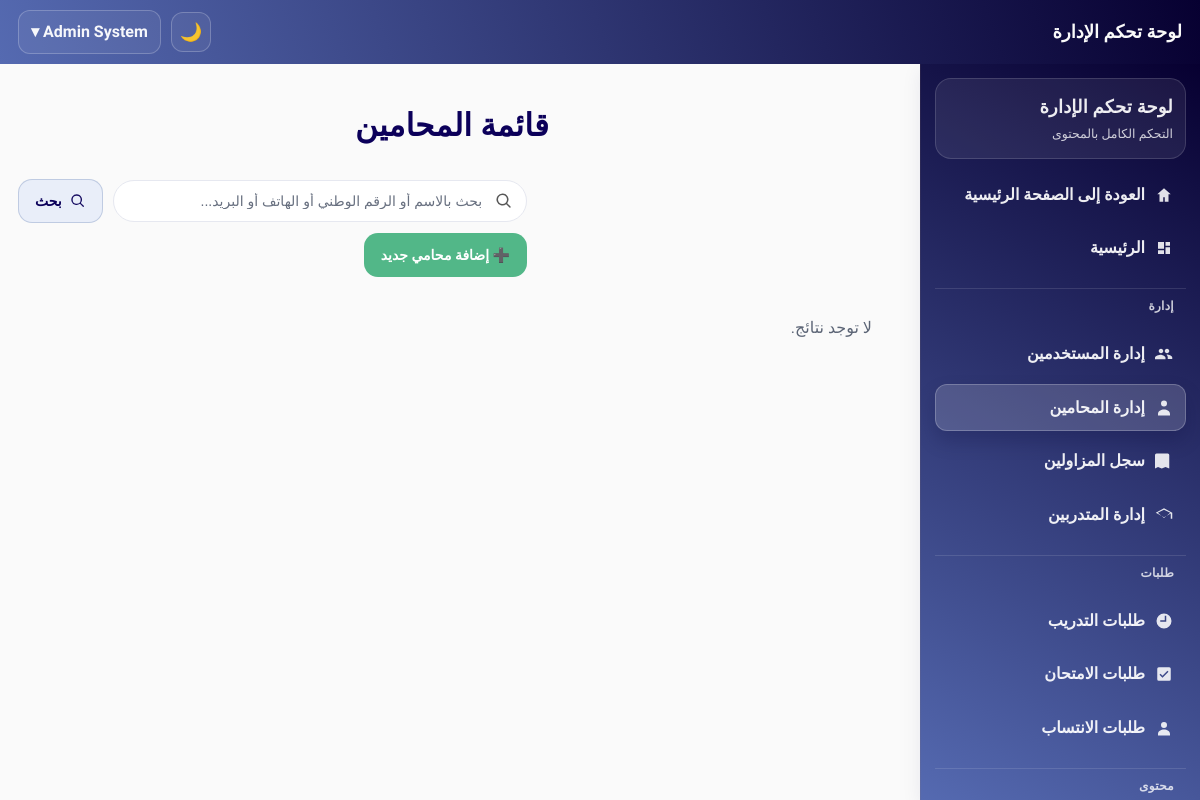
/admin/lawyers/lawyers.php (signed in), run on an earlier commit of the app's database.
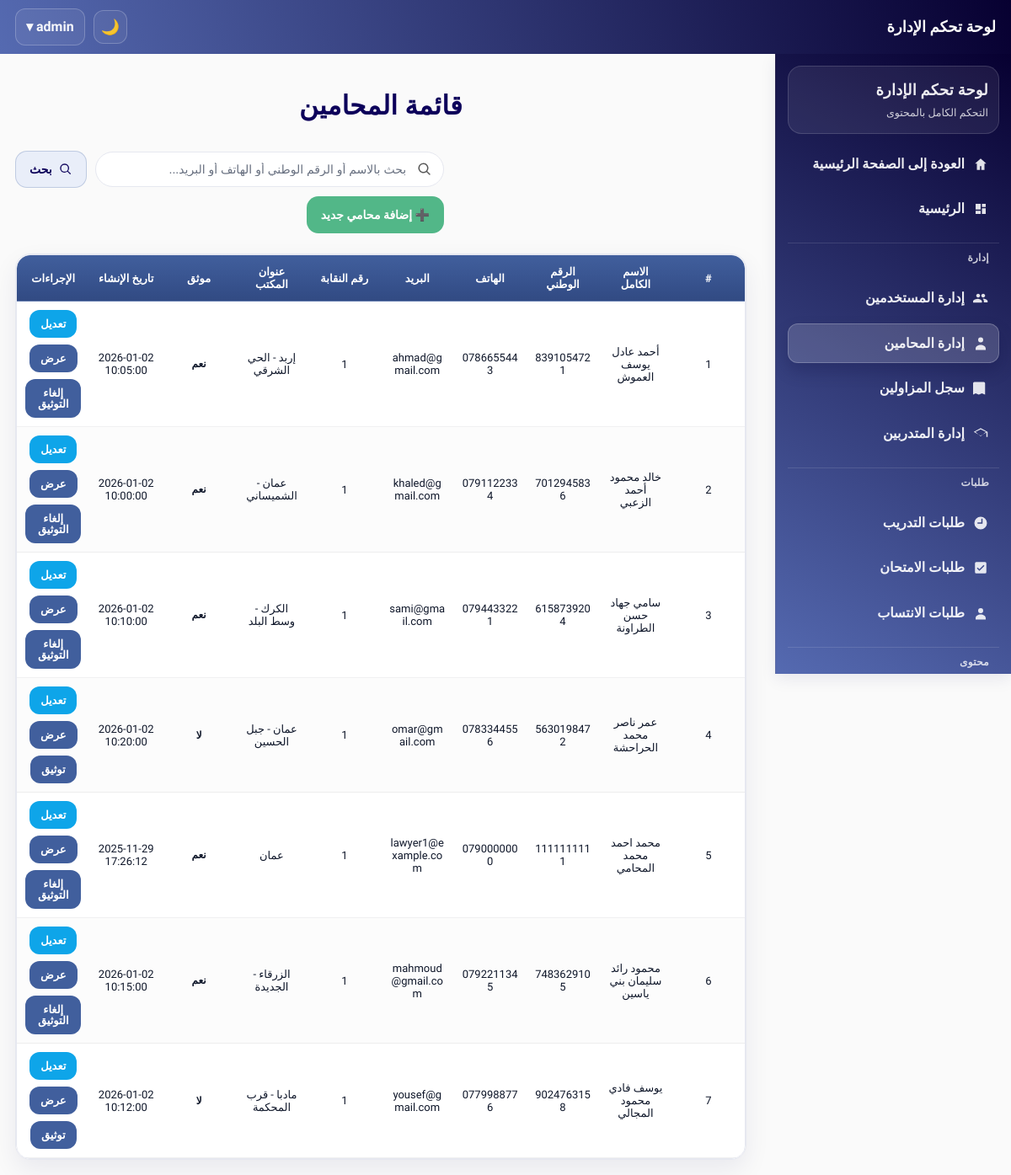
And on a later commit of the database.
### tables this page shows
CREATE TABLE `lawyers` (
  `lawyer_id` int(11) NOT NULL,
  `user_id` int(11) NOT NULL,
  `syndicate_id` int(11) DEFAULT NULL,
  `office_address` varchar(255) DEFAULT NULL,
  `password` varchar(255) NOT NULL,
  `verified` tinyint(1) NOT NULL DEFAULT 0,
  `created_at` datetime NOT NULL DEFAULT current_timestamp(),
  `updated_at` datetime NOT NULL DEFAULT current_timestamp() ON UPDATE current_timestamp(),
  `full_name` varchar(200) DEFAULT NULL,
  `first_name` varchar(100) DEFAULT NULL,
  `father_name` varchar(100) DEFAULT NULL,
  `grandfather_name` varchar(100) DEFAULT NULL,
  `family_name` varchar(100) DEFAULT NULL,
  `national_id` varchar(30) DEFAULT NULL,
  `phone` varchar(30) DEFAULT NULL,
  `email` varchar(150) DEFAULT NULL,
  `home_address` varchar(255) DEFAULT NULL,
  `identity_front` varchar(255) DEFAULT NULL,
  `identity_back` varchar(255) DEFAULT NULL,
  `no_conviction_doc` varchar(255) DEFAULT NULL,
  `good_conduct_doc` varchar(255) DEFAULT NULL,
  `social_security` enum('نعم','لا') DEFAULT 'لا',
  `highschool_certificate` varchar(10) DEFAULT 'لا',
  `university_degree` varchar(10) DEFAULT 'لا',
  `social_security_number` varchar(100) DEFAULT NULL
);

CREATE TABLE `users` (
  `user_id` int(11) NOT NULL,
  `full_name` varchar(200) NOT NULL,
  `national_id` varchar(10) DEFAULT NULL,
  `phone` varchar(30) DEFAULT NULL,
  `email` varchar(150) DEFAULT NULL,
  `address` varchar(255) DEFAULT NULL,
  `password` varchar(255) NOT NULL,
  `role` enum('trainee','lawyer','admin','syndicate_admin','IT_Provider','IT_Trainee') NOT NULL DEFAULT 'trainee',
  `created_at` datetime NOT NULL DEFAULT current_timestamp(),
  `updated_at` datetime NOT NULL DEFAULT current_timestamp() ON UPDATE current_timestamp(),
  `profile_completed` tinyint(1) NOT NULL DEFAULT 0,
  `profile_completed_at` datetime DEFAULT NULL
);

### includes/theme_init.php (called while the page is built, shortened)
<?php
$theme = $_SESSION['site_theme'] ?? ($_COOKIE['site_theme'] ?? 'light');
$theme = ($theme === 'dark') ? 'dark' : 'light';
?>

### admin/lawyers/lawyers.php (the view, shortened to what this page needs)
<?php
require_once __DIR__ . '/../../includes/theme_init.php';
include("../includes/header.php");
$search = $_GET['search'] ?? "";
$query = "
    SELECT
        l.*,
        u.full_name,
        u.national_id,
        u.phone,
        u.email
    FROM lawyers l
    JOIN users u ON l.user_id = u.user_id
";
$query .= " ORDER BY u.full_name ASC";
$stmt = $pdo->prepare($query);
if ($search) {
    $stmt->execute([":s" => "%$search%"]);
} else {
    $stmt->execute();
}
$lawyers = $stmt->fetchAll(PDO::FETCH_ASSOC);
?>
<!DOCTYPE html>
<html lang="ar" dir="rtl">
<head>
<link rel="stylesheet" href="../../assets/css/admin.css"></head>
<body data-theme="<?= htmlspecialchars($theme) ?>">
<div class="admin-container">
<?php include("../includes/sidebar.php"); ?>
<div class="container">
    <h2>قائمة المحامين</h2>
<div class="admin-page-head">
  <form class="search-form" method="GET">
  <div class="search-input">
    <input type="text" name="search" placeholder="بحث بالاسم أو الرقم الوطني أو الهاتف أو البريد..." value="<?= htmlspecialchars($search) ?>" class="search-field">
   <button type="submit" class="btn btn-soft"><svg class="btn-icon" viewBox="0 0 24 24" aria-hidden="true"><path d="M10 4a6 6 0 1 1 0 12A6 6 0 0 1 10 4m0-2a8 8 0 1 0 4.9 14.3l4.4 4.4a1 1 0 0 0 1.4-1.4l-4.4-4.4A8 8 0 0 0 10 2Z"/></svg><span>بحث</span></button>
</div>
    <a href="add_syndicate_lawyer.php" class="btn" style="background:#52b788;">➕ إضافة محامي جديد</a>
</form>
</div>
<?php if ($lawyers): ?>
<div class="table-card"><div class="table-wrap">
<table class="table">
<thead>
<tr>
    <th>#</th>
    <th>الاسم الكامل</th>
    <th>الرقم الوطني</th>
    <th>الهاتف</th>
    <th>البريد</th>
    <th>رقم النقابة</th>
    <th>عنوان المكتب</th>
    <th>موثق</th>
    <th>تاريخ الإنشاء</th>
    <th>الإجراءات</th>
</tr>
</thead>
<tbody>
<?php foreach ($lawyers as $i => $l): ?>
<tr>
    <td><?= $i + 1 ?></td>
    <td><?= htmlspecialchars($l['full_name'] ?? '') ?></td>
    <td><?= htmlspecialchars($l['national_id'] ?? '') ?></td>
    <td><?= htmlspecialchars($l['phone'] ?? '') ?></td>
    <td><?= htmlspecialchars($l['email'] ?? '') ?></td>
    <td><?= htmlspecialchars($l['syndicate_id'] ?? '-') ?></td>
    <td><?= htmlspecialchars($l['office_address'] ?? '-') ?></td>
    <td>
        <?php if ((int)$l['verified'] === 1): ?>
            <span class="badge badge-yes">نعم</span>
        <?php else: ?>
            <span class="badge badge-no">لا</span>
        <?php endif; ?>
    </td>
    <td><?= htmlspecialchars($l['created_at'] ?? '-') ?></td>
    <td class="actions">
        <?php if (!empty($l['syndicate_id'])): ?>
  <a class="btn edit-btn" href="edit_syndicate_lawyer.php?id=<?= (int)$l['syndicate_id'] ?>">تعديل</a>
<?php else: ?>
  <a class="btn edit-btn" href="edit_lawyer.php?id=<?= (int)$l['lawyer_id'] ?>">تعديل</a>
<?php endif; ?>
        <a class="btn view-btn" href="view_lawyer.php?id=<?= (int)$l['lawyer_id'] ?>">عرض</a>
        <?php if ((int)$l['verified'] === 1): ?>
            <a class="btn unverify-btn" href="toggle_verify.php?id=<?= (int)$l['lawyer_id'] ?>&v=0"
               onclick="return confirm('هل تريد إلغاء توثيق هذا المحامي؟')">إلغاء التوثيق</a>
        <?php else: ?>
            <a class="btn verify-btn" href="toggle_verify.php?id=<?= (int)$l['lawyer_id'] ?>&v=1"
               onclick="return confirm('هل تريد توثيق هذا المحامي؟')">توثيق</a>
        <?php endif; ?>
    </td>
</tr>
<?php endforeach; ?>
</tbody>
</table>
</div></div>
<?php else: ?>
<p class="no-data">لا توجد نتائج.</p>
<?php endif; ?>
</div>
</div>
</body>
</html>

### admin/includes/header.php (shortened to what this page needs)
<header class="admin-header">
  <h2>لوحة تحكم الإدارة</h2>
  <div class="user-info">
    <a class="dash-theme-toggle" href="/mutadarrib/toggle_theme.php?redirect=<?= urlencode($_SERVER['REQUEST_URI'] ?? '../index.php') ?>" aria-label="تبديل الوضع" title="تبديل الوضع"><?= ($theme === 'dark') ? '☀️' : '🌙' ?></a>
    <details class="dash-user-dropdown">
      <summary class="dash-user-toggle">
        <?= htmlspecialchars($_SESSION['full_name'] ?? '') ?> ▾
      </summary>
    </details>
  </div>
</header>

What changed in the data, as far as the page shows it:
added lawyers: user.full_name "أحمد عادل يوسف العموش", user.national_id "8391054721", user.phone "0786655443", user.email "ahmad@gmail.com", syndicate "1", office_address "إربد - الحي الشرقي", verified "نعم", created_at "2026-01-02 10:05:00"
added lawyers: user.full_name "خالد محمود أحمد الزعبي", user.national_id "7012945836", user.phone "0791122334", user.email "khaled@gmail.com", syndicate "1", office_address "عمان - الشميساني", verified "نعم", created_at "2026-01-02 10:00:00"
added lawyers: user.full_name "سامي جهاد حسن الطراونة", user.national_id "6158739204", user.phone "0794433221", user.email "sami@gmail.com", syndicate "1", office_address "الكرك - وسط البلد", verified "نعم", created_at "2026-01-02 10:10:00"
added lawyers: user.full_name "عمر ناصر محمد الحراحشة", user.national_id "5630198472", user.phone "0783344556", user.email "omar@gmail.com", syndicate "1", office_address "عمان - جبل الحسين", verified "لا", created_at "2026-01-02 10:20:00"
added lawyers: user.full_name "محمد احمد محمد المحامي", user.national_id "1111111111", user.phone "0790000000", user.email "lawyer1@example.com", syndicate "1", office_address "عمان", verified "نعم", created_at "2025-11-29 17:26:12"
added lawyers: user.full_name "محمود رائد سليمان بني ياسين", user.national_id "7483629105", user.phone "0792211345", user.email "mahmoud@gmail.com", syndicate "1", office_address "الزرقاء - الجديدة", verified "نعم", created_at "2026-01-02 10:15:00"
added lawyers: user.full_name "يوسف فادي محمود المجالي", user.national_id "9024763158", user.phone "0779988776", user.email "yousef@gmail.com", syndicate "1", office_address "مادبا - قرب المحكمة", verified "لا", created_at "2026-01-02 10:12:00"
Also different on the page:
$_SESSION['full_name']: "Admin System" → "admin"
text no longer shown: "لا توجد نتائج."
text now shown: "# الاسم الكامل الرقم الوطني الهاتف البريد رقم النقابة عنوان المكتب موثق تاريخ الإنشاء الإجراءات"
